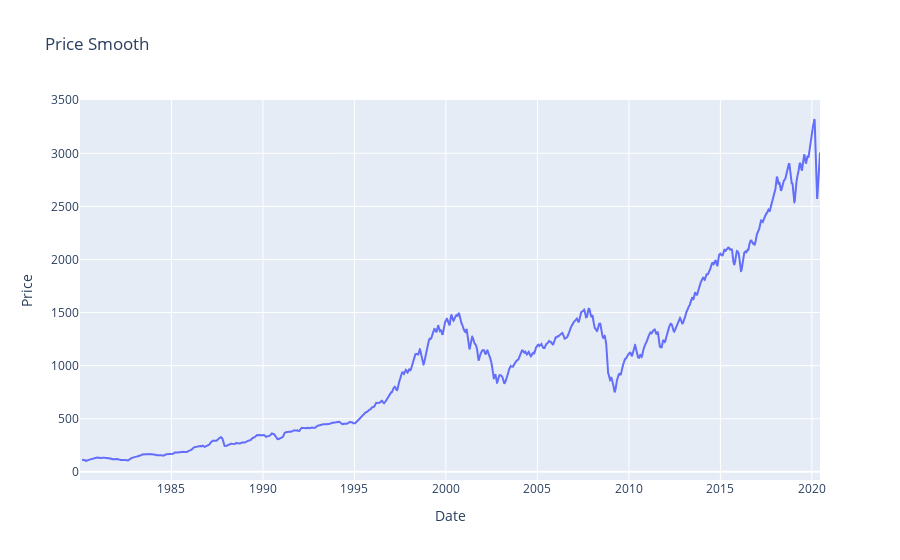

The code cell stored with this chart in its notebook:
### Code cell
# plot price_smooth
fig = go.Figure()
fig.add_trace(go.Scatter(x=df.index, y=df['price_smooth'], name='price_smooth'))
fig.update_layout(title='Price Smooth', xaxis_title='Date', yaxis_title='Price')

### Figure 1 — Plotly figure (JSON) as saved in the notebook; plotly's stock layout.template omitted (floating-point values rounded to 4 significant figures; data arrays with more than 128 entries replaced by an {"elided": "..."} marker saying what was removed)
{"data": [{"name": "price_smooth", "type": "scatter", "x": {"elided": "10184 str values"}, "y": {"elided": "10184 float values"}}], "layout": {"title": {"text": "Price Smooth"}, "xaxis": {"title": {"text": "Date"}}, "yaxis": {"title": {"text": "Price"}}}}
